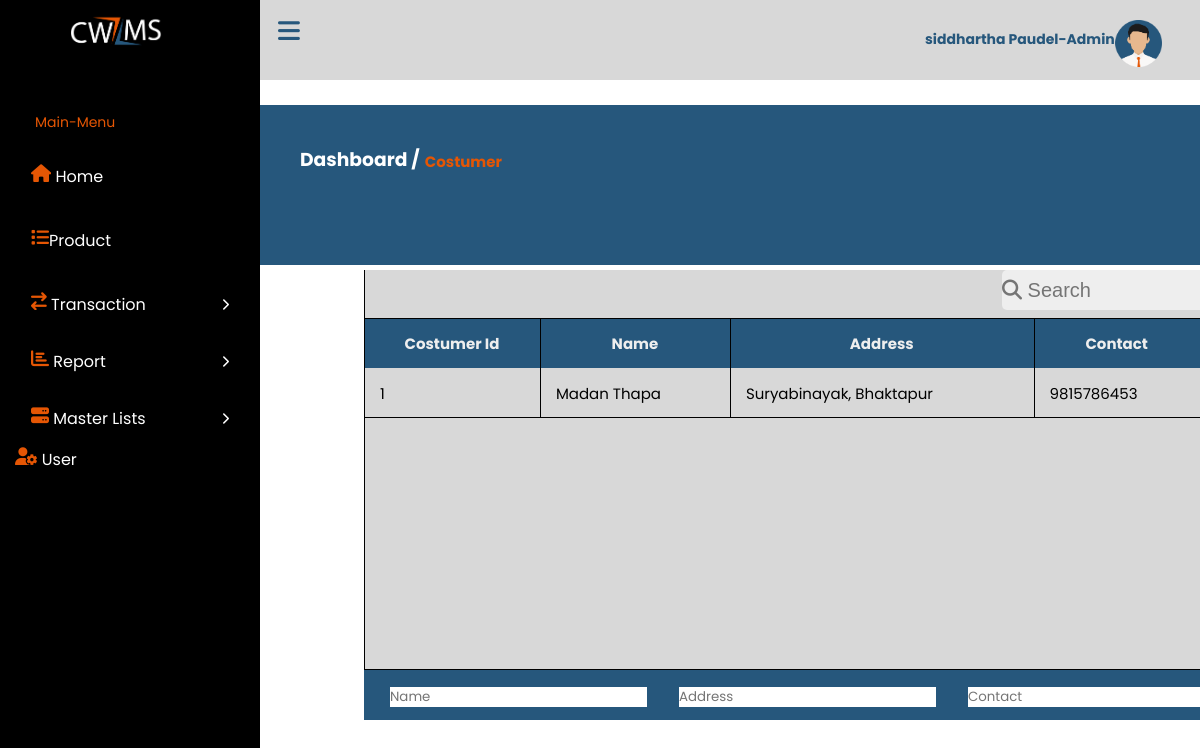
The app's page /costumers.php (signed in) with its own data.
### tables this page shows
CREATE TABLE `users` (
  `Id` int(11) NOT NULL,
  `Username` varchar(200) NOT NULL,
  `Email` varchar(200) NOT NULL,
  `Address` varchar(100) NOT NULL,
  `Password` varchar(200) NOT NULL
);

CREATE TABLE `costumers` (
  `costumers_id` int(11) NOT NULL,
  `name` varchar(100) NOT NULL,
  `address` varchar(100) NOT NULL,
  `contact` varchar(100) NOT NULL
);

### costumers.php (the view, shortened to what this page needs)
<?php
   include("php/config.php");
?>
<!DOCTYPE html>
<html lang="en">
  <head>
    <link rel="stylesheet" href="https://cdnjs.cloudflare.com/ajax/libs/font-awesome/6.2.1/css/all.min.css" />
  </head>
  <body>
    <nav class="sidebar">
     <img src="images/logpcwims.png" id="img2233">
      <div class="menu-content">
        <ul class="menu-items">
          <div class="menu-title" id="menu-title">Main-Menu</div>
          <li class="item">
            <a href="home.php"><i class="fa fa-home" id="menlogo"></i> Home</a>
          </li>
          <li class="item">
            <a href="product.php"><i class="fa fa-list" id="menlogo"></i>Product</a>
          </li>
          <li class="item">
            <div class="submenu-item">
              <span><i class="fa fa-exchange" area-hidden="true" id="menlogo" ></i> Transaction</span>
              <i class="fa-solid fa-chevron-right"></i>
            </div>
          </li>
          <li class="item">
            <div class="submenu-item">
              <span><i class="fa fa-bar-chart" area-hidden="true" id="menlogo" ></i> Report</span>
              <i class="fa-solid fa-chevron-right"></i>
            </div>
          </li>
          <li class="item">
            <div class="submenu-item">
              <span><i class="fa fa-server" area-hidden="true" id="menlogo" ></i> Master Lists</span>
              <i class="fa-solid fa-chevron-right"></i>
            </div>
          </li>
          <?php
            $id = $_SESSION['id'];
            $query = mysqli_query($con,"SELECT*FROM users WHERE Id=$id");
            while($result = mysqli_fetch_assoc($query)){
                $res_Uname = $result['Username'];
                $res_id = $result['Id'];
            }
           echo " <i class='fa fa-user-gear' id='menlogo'></i>"; echo "<a href='edit.php?Id=$res_id'> User</a>";
            ?>
        </ul>
      </div>
    </nav>
    <nav class="navbar">
      <i class="fa-solid fa-bars" id="sidebar-close"></i>
      <div class="namecont">
      <h1 id="name1"> <?php echo $res_Uname?>-Admin</h1>
      <div class="img__wrap">
                 <img class="img__img" src="images/avatar.png" id="avtr" />
       </div>
      </div>
    </nav>
    <main class="main">
       <div class="maintop">
        <div class="pageinfo">
            <h3 id="nameD">Dashboard /</h3>
        </div>
        <div class="mainmid">
            <?php include 'display.costumers.php';?>
  </body>
</html>

### display.costumers.php (shortened to what this page needs)
<link rel="stylesheet" href="https://cdnjs.cloudflare.com/ajax/libs/font-awesome/6.2.1/css/all.min.css" />
<div class="dis_play">
<div class="tableFixHead">
<input type="text" id="search" placeholder="&#xF002; Search" style="font-family: Arial, FontAwesome;">
<table id="myTable">
        <thead>
                <th>Costumer Id</th>
                <th>Name</th>
                <th>Address</th>
                <th>Contact</th>
        </thead>
        <tbody>
        <?php
    include 'php/config.php';
    $query = "SELECT * FROM costumers";
    $result = mysqli_query($con, $query);
    if (mysqli_num_rows($result) > 0) {
        echo '<tr>';
        while ($row = mysqli_fetch_assoc($result)) {
            echo '<tr>';
            echo '<td>' . $row['costumers_id'] .'</div>'. '</td>';
            echo '<td>' . $row['name'] . '</td>';
            echo '<td>' . $row['address'] . '</td>';
            echo '<td>' . $row['contact'] . '</td>';
        }
    } else {
        echo 'No records found.';
    }
    ?>
</div>
<div class="added">
<?php include 'add.costumers.php';?>
</div>
</div>
</html>

### display.costumers.php (style rules this page uses)
.tableFixHead { overflow: auto; height: 100px; margin-left: 10px; background: #d8d8d8; }
.tableFixHead thead th { position: sticky; top: 0; z-index: 1; }
table { border-collapse: collapse; width: 100%; font-size: 15px; }
th, td { padding: 8px 16px; }
th { background: #eee; }
.tableFixHead { overflow: auto; height: 400px; width: 950px; }
table { border-collapse: collapse; width: 100%; }
th, td { padding: 8px 16px; white-space: nowrap; height: 50px; }
th { background: #26577C; color: #eee; }
.tableFixHead, .tableFixHead td { box-shadow: inset 1px -1px #000; }
.tableFixHead th { box-shadow: inset 1px 1px #000, 0 1px #000; }
.dis_play { display: block; }
.added { margin-left: 10px; height: 50px; width: 950px; background: #26577C; }
#search { width: 300px; height: 40px; margin-bottom: 8px; margin-right: 12px; float: right; outline: #26577C; border-radius: 5px; background: #eee; color: #26577C; font-size: 20px; }

### costumers.php (style rules this page uses)
* { margin: 0; padding: 0; box-sizing: border-box; font-family: "Poppins", sans-serif; overflow: hidden; }
#img2233 { width: 40%; margin-left: 55px; }
.sidebar { position: fixed; height: 100%; width: 260px; background: #000; padding: 15px; z-index: 99; }
#menu-title { color:#E55604; }
#menlogo { color:#E55604; font-size: 18px; }
.sidebar a { color: #fff; text-decoration: none; }
.menu-content { position: relative; height: 100%; width: 100%; margin-top: 40px; overflow-y: scroll; }
.menu-items { height: 100%; width: 100%; list-style: none; transition: all 0.4s ease; }
.menu-title { color: #fff; font-size: 14px; padding: 15px 20px; }
.item a, .submenu-item { padding: 16px; display: inline-block; width: 100%; border-radius: 12px; }
.item i { font-size: 12px; }
.submenu-item { display: flex; justify-content: space-between; align-items: center; color: #fff; cursor: pointer; }
.navbar, .main { left: 260px; width: calc(100% - 260px); transition: all 0.5s ease; z-index: 1000; }
.navbar { position: fixed; background: #D8D8D8; font-size: 25px; color: #26577C; cursor: pointer; height: 80px; }
.navbar #sidebar-close { cursor: pointer; padding: 18px; }
.main { position: relative; display: flex; align-items: center; justify-content: center; height: 100vh; z-index: 100; background: #fff; }
* { margin: 0; padding: 0; border: 0; }
.img__wrap { position: relative; margin-left: 310px; margin-top: -30px; height: 200px; width: 257px; }
#avtr { width: 47px; }
.namecont { background: #D8D8D8; width: 395px; float: right; margin-top: -21px; height: 100px; }
#name1 { margin-top: 50px; margin-left: 120px; font-size: 14px; }
.maintop { width: 100%; height: 160px; background: #26577C; margin-top: -430px; }
.pageinfo { display: flex; padding: 40px; color: #fff; }
.mainmid { width: 100%; margin-left: 10%; margin-top: 6%; position: absolute; }

### records on screen
users: Username "siddhartha Paudel"
costumers: costumers_id "1", name "Madan Thapa", address "Suryabinayak, Bhaktapur", contact "9815786453"
